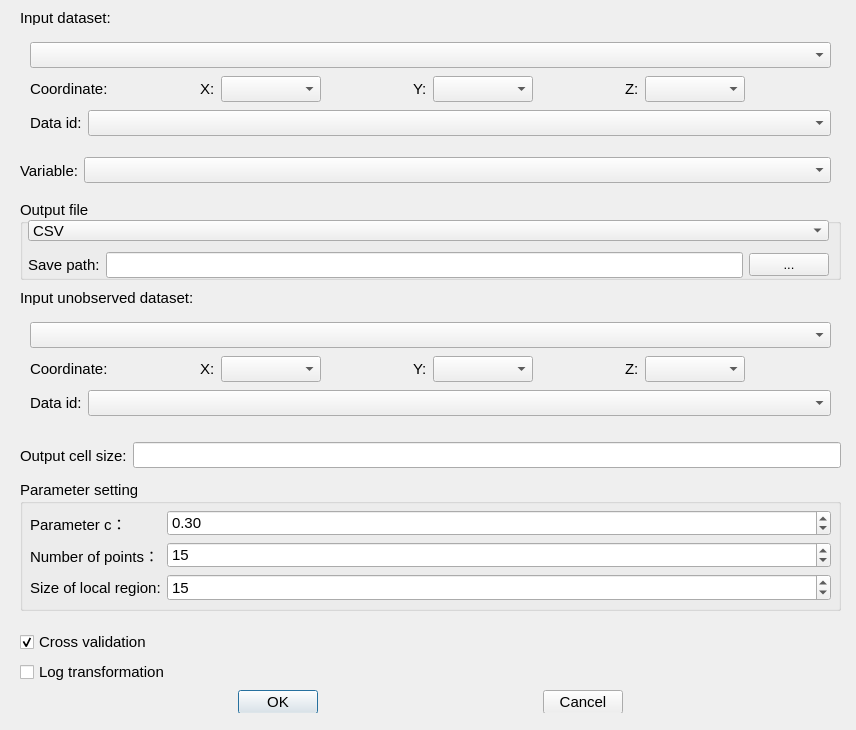
<?xml version="1.0" encoding="UTF-8"?>
<ui version="4.0">
 <class>GYangCZServiceDialog</class>
 <widget class="QDialog" name="GYangCZServiceDialog">
  <property name="geometry">
   <rect>
    <x>0</x>
    <y>0</y>
    <width>856</width>
    <height>730</height>
   </rect>
  </property>
  <property name="sizePolicy">
   <sizepolicy hsizetype="Preferred" vsizetype="Fixed">
    <horstretch>0</horstretch>
    <verstretch>50</verstretch>
   </sizepolicy>
  </property>
  <property name="font">
   <font>
    <pointsize>11</pointsize>
   </font>
  </property>
  <property name="windowTitle">
   <string>GYangCZ</string>
  </property>
  <widget class="QWidget" name="verticalLayoutWidget">
   <property name="geometry">
    <rect>
     <x>20</x>
     <y>630</y>
     <width>821</width>
     <height>83</height>
    </rect>
   </property>
   <layout class="QVBoxLayout" name="verticalLayout">
    <property name="sizeConstraint">
     <enum>QLayout::SetDefaultConstraint</enum>
    </property>
    <item>
     <widget class="QCheckBox" name="cb_error">
      <property name="text">
       <string>Cross validation</string>
      </property>
      <property name="checked">
       <bool>true</bool>
      </property>
      <property name="tristate">
       <bool>false</bool>
      </property>
     </widget>
    </item>
    <item>
     <widget class="QCheckBox" name="cb_log">
      <property name="text">
       <string>Log transformation</string>
      </property>
     </widget>
    </item>
    <item>
     <spacer name="verticalSpacer">
      <property name="orientation">
       <enum>Qt::Vertical</enum>
      </property>
      <property name="sizeHint" stdset="0">
       <size>
        <width>20</width>
        <height>40</height>
       </size>
      </property>
     </spacer>
    </item>
    <item>
     <layout class="QHBoxLayout" name="horizontalLayout_4">
      <item>
       <spacer name="horizontalSpacer_10">
        <property name="orientation">
         <enum>Qt::Horizontal</enum>
        </property>
        <property name="sizeHint" stdset="0">
         <size>
          <width>40</width>
          <height>20</height>
         </size>
        </property>
       </spacer>
      </item>
      <item>
       <widget class="QPushButton" name="btnComfirm">
        <property name="text">
         <string>OK</string>
        </property>
       </widget>
      </item>
      <item>
       <spacer name="horizontalSpacer_9">
        <property name="orientation">
         <enum>Qt::Horizontal</enum>
        </property>
        <property name="sizeHint" stdset="0">
         <size>
          <width>40</width>
          <height>20</height>
         </size>
        </property>
       </spacer>
      </item>
      <item>
       <widget class="QPushButton" name="btnCancel">
        <property name="text">
         <string>Cancel</string>
        </property>
       </widget>
      </item>
      <item>
       <spacer name="horizontalSpacer_11">
        <property name="orientation">
         <enum>Qt::Horizontal</enum>
        </property>
        <property name="sizeHint" stdset="0">
         <size>
          <width>40</width>
          <height>20</height>
         </size>
        </property>
       </spacer>
      </item>
     </layout>
    </item>
   </layout>
  </widget>
  <widget class="QLabel" name="label">
   <property name="geometry">
    <rect>
     <x>20</x>
     <y>10</y>
     <width>819</width>
     <height>15</height>
    </rect>
   </property>
   <property name="text">
    <string>Input dataset:</string>
   </property>
  </widget>
  <widget class="QWidget" name="widget" native="true">
   <property name="geometry">
    <rect>
     <x>20</x>
     <y>30</y>
     <width>821</width>
     <height>118</height>
    </rect>
   </property>
   <property name="styleSheet">
    <string notr="true"/>
   </property>
   <widget class="QWidget" name="verticalLayoutWidget_2">
    <property name="geometry">
     <rect>
      <x>10</x>
      <y>10</y>
      <width>801</width>
      <height>101</height>
     </rect>
    </property>
    <layout class="QVBoxLayout" name="verticalLayout_2">
     <item>
      <widget class="QComboBox" name="cmbObPath"/>
     </item>
     <item>
      <layout class="QHBoxLayout" name="horizontalLayout">
       <item>
        <widget class="QLabel" name="label_4">
         <property name="text">
          <string>Coordinate:</string>
         </property>
        </widget>
       </item>
       <item>
        <spacer name="horizontalSpacer">
         <property name="orientation">
          <enum>Qt::Horizontal</enum>
         </property>
         <property name="sizeHint" stdset="0">
          <size>
           <width>10</width>
           <height>20</height>
          </size>
         </property>
        </spacer>
       </item>
       <item>
        <widget class="QLabel" name="label_5">
         <property name="text">
          <string>X:</string>
         </property>
        </widget>
       </item>
       <item>
        <widget class="QComboBox" name="cmb_x">
         <property name="minimumSize">
          <size>
           <width>100</width>
           <height>0</height>
          </size>
         </property>
         <property name="editable">
          <bool>false</bool>
         </property>
        </widget>
       </item>
       <item>
        <spacer name="horizontalSpacer_3">
         <property name="orientation">
          <enum>Qt::Horizontal</enum>
         </property>
         <property name="sizeHint" stdset="0">
          <size>
           <width>40</width>
           <height>20</height>
          </size>
         </property>
        </spacer>
       </item>
       <item>
        <widget class="QLabel" name="label_10">
         <property name="enabled">
          <bool>true</bool>
         </property>
         <property name="text">
          <string>Y:</string>
         </property>
        </widget>
       </item>
       <item>
        <widget class="QComboBox" name="cmb_y">
         <property name="minimumSize">
          <size>
           <width>100</width>
           <height>0</height>
          </size>
         </property>
         <property name="editable">
          <bool>false</bool>
         </property>
        </widget>
       </item>
       <item>
        <spacer name="horizontalSpacer_4">
         <property name="orientation">
          <enum>Qt::Horizontal</enum>
         </property>
         <property name="sizeHint" stdset="0">
          <size>
           <width>40</width>
           <height>20</height>
          </size>
         </property>
        </spacer>
       </item>
       <item>
        <widget class="QLabel" name="label_11">
         <property name="text">
          <string>Z:</string>
         </property>
        </widget>
       </item>
       <item>
        <widget class="QComboBox" name="cmb_z">
         <property name="minimumSize">
          <size>
           <width>100</width>
           <height>0</height>
          </size>
         </property>
         <property name="editable">
          <bool>false</bool>
         </property>
        </widget>
       </item>
       <item>
        <spacer name="horizontalSpacer_2">
         <property name="orientation">
          <enum>Qt::Horizontal</enum>
         </property>
         <property name="sizeHint" stdset="0">
          <size>
           <width>40</width>
           <height>20</height>
          </size>
         </property>
        </spacer>
       </item>
      </layout>
     </item>
     <item>
      <layout class="QHBoxLayout" name="horizontalLayout_5">
       <item>
        <widget class="QLabel" name="label_label">
         <property name="sizePolicy">
          <sizepolicy hsizetype="Minimum" vsizetype="Preferred">
           <horstretch>0</horstretch>
           <verstretch>0</verstretch>
          </sizepolicy>
         </property>
         <property name="text">
          <string>Data id:</string>
         </property>
        </widget>
       </item>
       <item>
        <widget class="QComboBox" name="cmbObLab">
         <property name="enabled">
          <bool>true</bool>
         </property>
         <property name="sizePolicy">
          <sizepolicy hsizetype="MinimumExpanding" vsizetype="Fixed">
           <horstretch>0</horstretch>
           <verstretch>0</verstretch>
          </sizepolicy>
         </property>
        </widget>
       </item>
      </layout>
     </item>
    </layout>
   </widget>
  </widget>
  <widget class="QGroupBox" name="groupBox">
   <property name="geometry">
    <rect>
     <x>20</x>
     <y>200</y>
     <width>821</width>
     <height>80</height>
    </rect>
   </property>
   <property name="title">
    <string>Output file</string>
   </property>
   <widget class="QComboBox" name="cmb_choose">
    <property name="geometry">
     <rect>
      <x>8</x>
      <y>20</y>
      <width>801</width>
      <height>21</height>
     </rect>
    </property>
    <item>
     <property name="text">
      <string>CSV</string>
     </property>
    </item>
    <item>
     <property name="text">
      <string>Surface raster(.tif)</string>
     </property>
    </item>
   </widget>
   <widget class="QWidget" name="layoutWidget">
    <property name="geometry">
     <rect>
      <x>8</x>
      <y>50</y>
      <width>801</width>
      <height>30</height>
     </rect>
    </property>
    <layout class="QHBoxLayout" name="horizontalLayout_3">
     <item>
      <widget class="QLabel" name="label_2">
       <property name="text">
        <string>Save path:</string>
       </property>
      </widget>
     </item>
     <item>
      <widget class="QLineEdit" name="lineOutputPath"/>
     </item>
     <item>
      <widget class="QPushButton" name="btnBrowseOutput">
       <property name="font">
        <font>
         <pointsize>10</pointsize>
         <weight>50</weight>
         <bold>false</bold>
        </font>
       </property>
       <property name="text">
        <string>...</string>
       </property>
      </widget>
     </item>
    </layout>
   </widget>
  </widget>
  <widget class="QWidget" name="widget_2" native="true">
   <property name="geometry">
    <rect>
     <x>20</x>
     <y>310</y>
     <width>821</width>
     <height>121</height>
    </rect>
   </property>
   <property name="sizePolicy">
    <sizepolicy hsizetype="Preferred" vsizetype="Expanding">
     <horstretch>0</horstretch>
     <verstretch>50</verstretch>
    </sizepolicy>
   </property>
   <widget class="QWidget" name="verticalLayoutWidget_4">
    <property name="geometry">
     <rect>
      <x>10</x>
      <y>10</y>
      <width>801</width>
      <height>101</height>
     </rect>
    </property>
    <layout class="QVBoxLayout" name="verticalLayout_4">
     <item>
      <widget class="QComboBox" name="cmb_unknow"/>
     </item>
     <item>
      <layout class="QHBoxLayout" name="horizontalLayout_6">
       <item>
        <widget class="QLabel" name="label_7">
         <property name="text">
          <string>Coordinate:</string>
         </property>
        </widget>
       </item>
       <item>
        <spacer name="horizontalSpacer_12">
         <property name="orientation">
          <enum>Qt::Horizontal</enum>
         </property>
         <property name="sizeHint" stdset="0">
          <size>
           <width>10</width>
           <height>20</height>
          </size>
         </property>
        </spacer>
       </item>
       <item>
        <widget class="QLabel" name="label_17">
         <property name="text">
          <string>X:</string>
         </property>
        </widget>
       </item>
       <item>
        <widget class="QComboBox" name="cmb_x_u">
         <property name="minimumSize">
          <size>
           <width>100</width>
           <height>0</height>
          </size>
         </property>
        </widget>
       </item>
       <item>
        <spacer name="horizontalSpacer_13">
         <property name="orientation">
          <enum>Qt::Horizontal</enum>
         </property>
         <property name="sizeHint" stdset="0">
          <size>
           <width>40</width>
           <height>20</height>
          </size>
         </property>
        </spacer>
       </item>
       <item>
        <widget class="QLabel" name="label_18">
         <property name="enabled">
          <bool>true</bool>
         </property>
         <property name="text">
          <string>Y:</string>
         </property>
        </widget>
       </item>
       <item>
        <widget class="QComboBox" name="cmb_y_u">
         <property name="minimumSize">
          <size>
           <width>100</width>
           <height>0</height>
          </size>
         </property>
        </widget>
       </item>
       <item>
        <spacer name="horizontalSpacer_14">
         <property name="orientation">
          <enum>Qt::Horizontal</enum>
         </property>
         <property name="sizeHint" stdset="0">
          <size>
           <width>40</width>
           <height>20</height>
          </size>
         </property>
        </spacer>
       </item>
       <item>
        <widget class="QLabel" name="label_19">
         <property name="text">
          <string>Z:</string>
         </property>
        </widget>
       </item>
       <item>
        <widget class="QComboBox" name="cmb_z_u">
         <property name="sizePolicy">
          <sizepolicy hsizetype="Preferred" vsizetype="Fixed">
           <horstretch>0</horstretch>
           <verstretch>0</verstretch>
          </sizepolicy>
         </property>
         <property name="minimumSize">
          <size>
           <width>100</width>
           <height>0</height>
          </size>
         </property>
        </widget>
       </item>
       <item>
        <spacer name="horizontalSpacer_15">
         <property name="orientation">
          <enum>Qt::Horizontal</enum>
         </property>
         <property name="sizeHint" stdset="0">
          <size>
           <width>40</width>
           <height>20</height>
          </size>
         </property>
        </spacer>
       </item>
      </layout>
     </item>
     <item>
      <layout class="QHBoxLayout" name="horizontalLayout_7">
       <item>
        <widget class="QLabel" name="label_label_2">
         <property name="sizePolicy">
          <sizepolicy hsizetype="Minimum" vsizetype="Preferred">
           <horstretch>0</horstretch>
           <verstretch>0</verstretch>
          </sizepolicy>
         </property>
         <property name="text">
          <string>Data id:</string>
         </property>
        </widget>
       </item>
       <item>
        <widget class="QComboBox" name="cmbObUnLab">
         <property name="enabled">
          <bool>true</bool>
         </property>
         <property name="sizePolicy">
          <sizepolicy hsizetype="MinimumExpanding" vsizetype="Fixed">
           <horstretch>0</horstretch>
           <verstretch>0</verstretch>
          </sizepolicy>
         </property>
        </widget>
       </item>
      </layout>
     </item>
    </layout>
   </widget>
  </widget>
  <widget class="QLabel" name="label_3">
   <property name="geometry">
    <rect>
     <x>20</x>
     <y>290</y>
     <width>819</width>
     <height>15</height>
    </rect>
   </property>
   <property name="text">
    <string>Input unobserved dataset:</string>
   </property>
  </widget>
  <widget class="QGroupBox" name="groupBox_2">
   <property name="geometry">
    <rect>
     <x>20</x>
     <y>480</y>
     <width>821</width>
     <height>131</height>
    </rect>
   </property>
   <property name="title">
    <string>Parameter setting</string>
   </property>
   <widget class="QWidget" name="formLayoutWidget">
    <property name="geometry">
     <rect>
      <x>10</x>
      <y>30</y>
      <width>801</width>
      <height>91</height>
     </rect>
    </property>
    <layout class="QFormLayout" name="formLayout">
     <item row="0" column="0">
      <widget class="QLabel" name="label_9">
       <property name="text">
        <string>Parameter c：</string>
       </property>
      </widget>
     </item>
     <item row="0" column="1">
      <widget class="QDoubleSpinBox" name="dsb_c_num">
       <property name="maximum">
        <double>1.500000000000000</double>
       </property>
       <property name="singleStep">
        <double>0.100000000000000</double>
       </property>
       <property name="value">
        <double>0.300000000000000</double>
       </property>
      </widget>
     </item>
     <item row="1" column="0">
      <widget class="QLabel" name="label_8">
       <property name="text">
        <string>Number of points：</string>
       </property>
      </widget>
     </item>
     <item row="1" column="1">
      <widget class="QSpinBox" name="sb_k_num">
       <property name="minimum">
        <number>1</number>
       </property>
       <property name="maximum">
        <number>9999</number>
       </property>
       <property name="value">
        <number>15</number>
       </property>
      </widget>
     </item>
     <item row="2" column="0">
      <widget class="QLabel" name="label_16">
       <property name="text">
        <string>Size of local region:</string>
       </property>
      </widget>
     </item>
     <item row="2" column="1">
      <widget class="QSpinBox" name="sb_k_num_2">
       <property name="minimum">
        <number>1</number>
       </property>
       <property name="maximum">
        <number>9999</number>
       </property>
       <property name="value">
        <number>15</number>
       </property>
      </widget>
     </item>
    </layout>
   </widget>
  </widget>
  <widget class="QWidget" name="horizontalLayoutWidget">
   <property name="geometry">
    <rect>
     <x>20</x>
     <y>150</y>
     <width>811</width>
     <height>41</height>
    </rect>
   </property>
   <layout class="QHBoxLayout" name="horizontalLayout_2">
    <item>
     <widget class="QLabel" name="label_12">
      <property name="text">
       <string>Variable:</string>
      </property>
     </widget>
    </item>
    <item>
     <widget class="QComboBox" name="cmbObVal">
      <property name="enabled">
       <bool>true</bool>
      </property>
      <property name="sizePolicy">
       <sizepolicy hsizetype="Expanding" vsizetype="Fixed">
        <horstretch>0</horstretch>
        <verstretch>0</verstretch>
       </sizepolicy>
      </property>
     </widget>
    </item>
   </layout>
  </widget>
  <widget class="QWidget" name="horizontalLayoutWidget_2">
   <property name="geometry">
    <rect>
     <x>20</x>
     <y>440</y>
     <width>821</width>
     <height>31</height>
    </rect>
   </property>
   <layout class="QHBoxLayout" name="horizontalLayout_8">
    <item>
     <widget class="QLabel" name="label_grid">
      <property name="text">
       <string>Output cell size:</string>
      </property>
     </widget>
    </item>
    <item>
     <widget class="QLineEdit" name="line_size"/>
    </item>
   </layout>
  </widget>
 </widget>
 <resources/>
 <connections/>
</ui>
